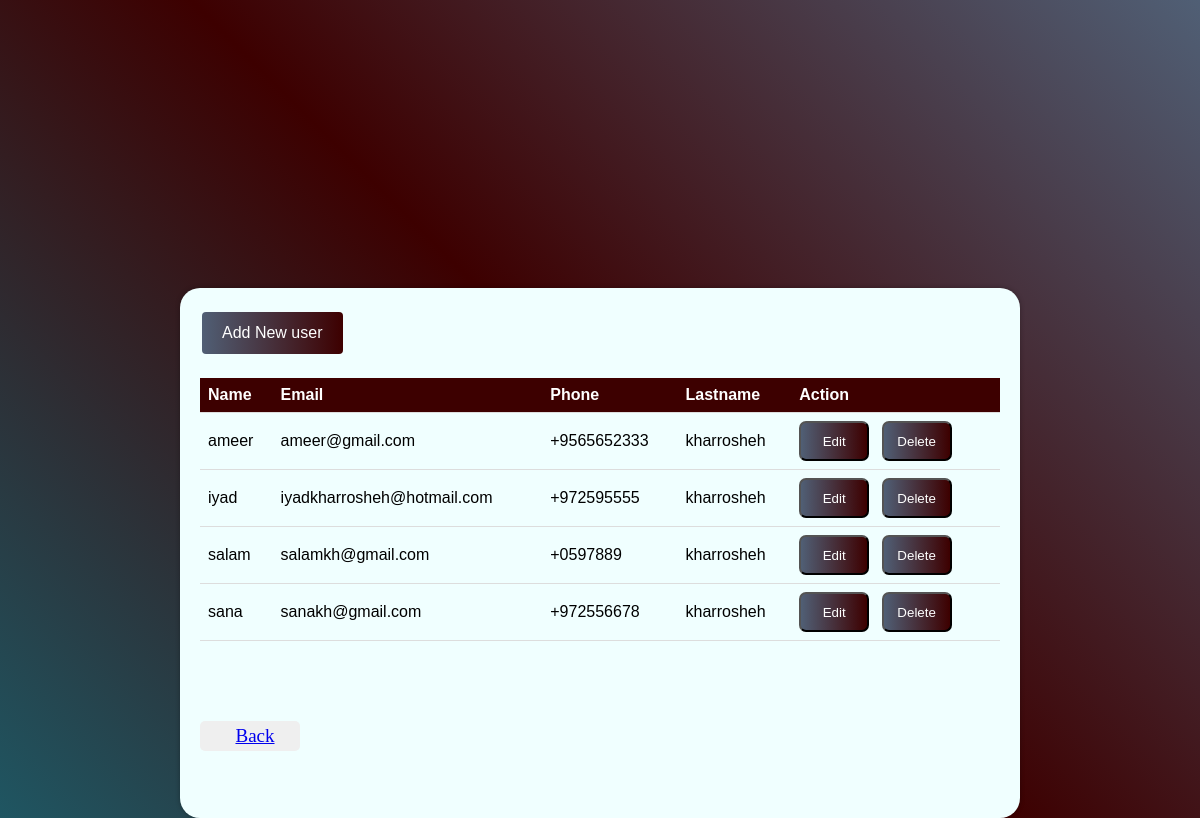
/project/view_users.php, run on the app's committed database.
### tables this page shows
CREATE TABLE `singpage_up` (
  `name` varchar(10) NOT NULL,
  `email` varchar(30) NOT NULL,
  `password` varchar(20) NOT NULL,
  `confirmpassword` varchar(20) NOT NULL,
  `phone` varchar(40) NOT NULL,
  `lastname` varchar(10) NOT NULL,
  `bio` varchar(100) NOT NULL,
  `company` varchar(20) NOT NULL,
  `designation` varchar(30) NOT NULL,
  `photo` varchar(50) NOT NULL
);

### project/view_users.php (the view, shortened to what this page needs)
<!DOCTYPE html>
<html style="height: 100%; width: 100%">
<head>
</head>
<body>
<?php
$conn = mysqli_connect("localhost", "root", "", "moviedb");
$sql = "SELECT * FROM singpage_up";
$result = mysqli_query($conn, $sql);
?>
<div class="container" style="width: 1000px ; height: 490px; border-radius: 20px; background: azure">
    <div class="header">
        <button  id="myBtn" class="button">Add New user</button>
    </div>
    <table class="table table-striped table-hover">
        <thead>
        <tr>
            <th>Name</th>
            <th>Email</th>
            <th>Phone</th>
            <th>Lastname</th>
            <th>Action</th>
        </tr>
        </thead>
        <tbody>
        <?php while ($row = mysqli_fetch_assoc($result)) { ?>
            <?php if ($row['email'] !== 'ibtisamkharrosheh@gmail.com') { ?>
                <tr>
                    <td><?php echo $row['name']; ?></td>
                    <td><?php echo $row['email']; ?></td>
                    <td><?php echo $row['phone']; ?></td>
                    <td><?php echo $row['lastname']; ?></td>
                    <td>
                        <button class="edit-btn" data-email="<?php echo $row['email']; ?>">Edit</button>
                        <button class="delete-btn" data-email="<?php echo $row['email']; ?>">Delete</button>
                    </td>
                </tr>
            <?php } ?>
        <?php } ?>
        </tbody>
    </table>
    <button  type="submit" style="margin-top: 80px;  width: 100px; height: 30px; font-size: 19px; font-family: 'Times New Roman'" class="back-btn">
        <a href="http://localhost/f1/filmer/filmer/project/Home/home.php">Back</a>
    </button>
</div>
</body>
</html>

### project/view_users.php (style rules this page uses)
body { background: linear-gradient(45deg,#1f5662,#3d0000,#505f75); padding-top: 280px; font-family: Arial, sans-serif; }
.container { max-width: 800px; margin: 0 auto; padding: 20px; background-color: #fff; box-shadow: 0 0 5px rgba(0, 0, 0, 0.3); }
.header { display: flex; justify-content: space-between; align-items: center; margin-bottom: 20px; }
.button { background: -webkit-linear-gradient(left , #505f75 , #3D0000); border: none; color: #fff; padding: 12px 20px; text-align: center; text-decoration: none; display: inline-block; font-size: 16px; margin: 4px 2px; cursor: pointer; border-radius: 4px; }
table { border-collapse: collapse; width: 100%; }
th, td { text-align: left; padding: 8px; border-bottom: 1px solid #ddd; }
th { background: #3D0000 ; color: white; }
.edit-btn { width: 70px; height: 40px; background: -webkit-linear-gradient(left , #505f75 , #3D0000); margin-right: 8px; border-radius: 7px; color: white; }
.delete-btn { width: 70px; height: 40px; background: -webkit-linear-gradient(left , #505f75 , #3D0000); margin-right: 8px; border-radius: 7px; color: white; }
.back-btn { display: flex; align-items: center; justify-content: center; text-decoration: none; // color: #fff; // background-color: #007bff; border: none; padding: 5px 10px; border-radius: 5px; position: absolute; // bottom: 10px; // left: 50%; // transform: translateX(-50%); }

### data on the page
singpage_up: name "ameer", email "ameer@gmail.com", phone "+9565652333", lastname "kharrosheh"
singpage_up: name "iyad", email "iyadkharrosheh@hotmail.com", phone "+972595555", lastname "kharrosheh"
singpage_up: name "salam", email "salamkh@gmail.com", phone "+0597889", lastname "kharrosheh"
singpage_up: name "sana", email "sanakh@gmail.com", phone "+972556678", lastname "kharrosheh"
